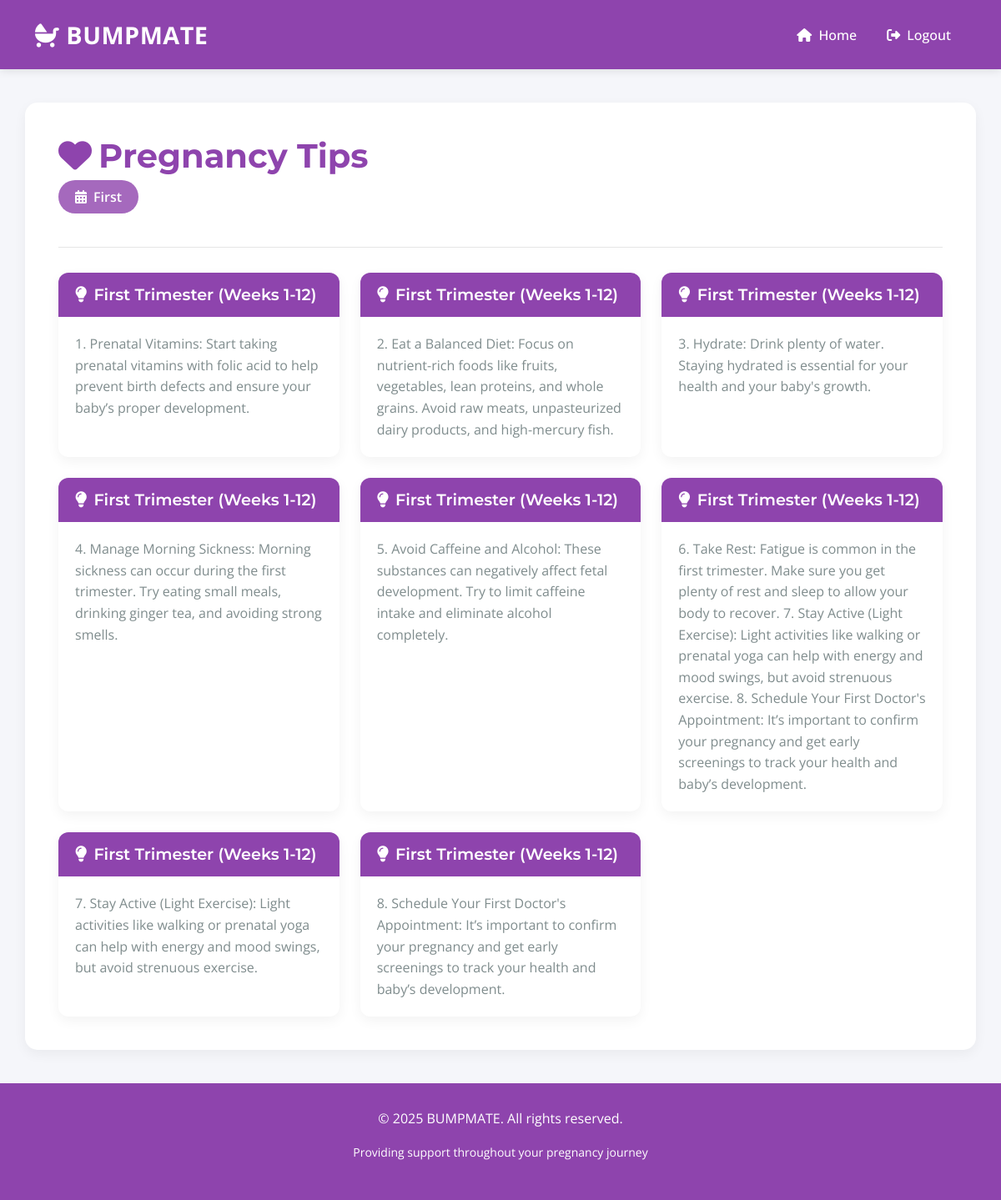
Page /pregnancytips (signed in) on the committed database.
### care/models.py (models this page shows, shortened)
class BaseModel(models.Model):
    created_date=models.DateTimeField(auto_now_add=True)
    updated_date=models.DateTimeField(auto_now=True)
    is_active=models.BooleanField(default=True)

class UserProfile(BaseModel):
    lmp=models.DateField(blank=True,null=True)
    expected_due_date = models.DateField(null=True, blank=True)
    current_trimester = models.CharField(max_length=20,choices=[('First', 'First Trimester'), ('Second', 'Second Trimester'), ('Third', 'Third Trimester')], default='First')
    phone=models.CharField(max_length=200,null=True)
    mother=models.OneToOneField(User,on_delete=models.CASCADE)

class PregnancyTip(models.Model):
       trimester = models.CharField(max_length=50)  # First, Second, Third
       tip_title = models.CharField(max_length=200)
       tip_description = models.TextField()

### care/views.py (the view)
# urls.py: path('pregnancytips',views.PregnancyTipsView.as_view(),name='pregnancytip'),
@method_decorator(decs,name="dispatch")
class PregnancyTipsView(View):
    template_name = 'pregnancy_tips.html'
    def get(self, request, *args, **kwargs):
        user_profile = UserProfile.objects.get(mother=request.user)
        current_trimester = user_profile.current_trimester
        if current_trimester:
            tips = PregnancyTip.objects.filter(trimester=current_trimester)
        else:
            tips = PregnancyTip.objects.all()  # Default to all tips if no trimester is available
        return render(request, self.template_name, {
            'tips': tips,
            'current_trimester': current_trimester,
        })

### care/templates/pregnancy_tips.html (shortened to what this page needs)
<!DOCTYPE html>
<html lang="en">
<head>
    <link href="https://cdn.jsdelivr.net/npm/bootstrap@5.1.3/dist/css/bootstrap.min.css" rel="stylesheet">
    <link rel="stylesheet" href="https://cdnjs.cloudflare.com/ajax/libs/font-awesome/6.1.1/css/all.min.css">
</head>
<body>
    <nav class="navbar navbar-expand-lg navbar-light">
        <div class="container">
            <a class="navbar-brand" href="#">
                <i class="fas fa-baby-carriage me-2"></i>BUMPMATE
            </a>
            <div class="collapse navbar-collapse" id="navbarNav">
                <ul class="navbar-nav ms-auto">
                    <li class="nav-item">
                        <a class="nav-link" href="{%url 'home'%}">
                            <i class="fas fa-home me-1"></i> Home
                        </a>
                    </li>
                    <li class="nav-item">
                        <a class="nav-link" href="{%url 'logout'%}">
                            <i class="fas fa-sign-out-alt me-1"></i> Logout
                        </a>
                    </li>
                </ul>
            </div>
        </div>
    </nav>
    <div class="container main-content">
        <div class="page-header">
            <h1><i class="fas fa-heart me-2"></i>Pregnancy Tips</h1>
            <div class="trimester-badge">
                <i class="fas fa-calendar-alt me-2"></i>{{ current_trimester }}
            </div>
        </div>
        {% if tips %}
            <div class="tips-container">
                {% for tip in tips %}
                    <div class="tip-card">
                        <div class="tip-card-header">
                            <h3><i class="fas fa-lightbulb me-2"></i>{{ tip.tip_title }}</h3>
                        </div>
                        <div class="tip-card-body">
                            <p>{{ tip.tip_description }}</p>
                        </div>
                    </div>
                {% endfor %}
            </div>
        {% else %}
            <div class="no-tips-container">
                <i class="fas fa-exclamation-circle no-tips-icon"></i>
                <p class="no-tips">No pregnancy tips available for this trimester.</p>
                <p class="mt-3">Check back soon or contact your healthcare provider for personalized advice.</p>
            </div>
        {% endif %}
    </div>
    <footer class="footer">
        <div class="container">
            <p>&copy; 2025 BUMPMATE. All rights reserved.</p>
            <p><small>Providing support throughout your pregnancy journey</small></p>
        </div>
    </footer>
</body>
</html>

### care/templates/pregnancy_tips.html (style rules this page uses)
:root { --primary: #8e44ad; --primary-light: #a569bd; --secondary: #f8f9fa; --text-dark: #2c3e50; --text-light: #7f8c8d; --accent: #e74c3c; --light-bg: #f5f6fa; --white: #ffffff; }
body { font-family: 'Open Sans', sans-serif; color: var(--text-dark); background-color: var(--light-bg); }
h1, h2, h3, h4, h5, h6 { font-family: 'Montserrat', sans-serif; }
.navbar { background-color: var(--primary) !important; box-shadow: 0 2px 10px rgba(0, 0, 0, 0.1); padding: 15px 0; }
.navbar-brand { color: var(--white) !important; font-weight: 700; font-size: 1.8rem; letter-spacing: 0.5px; }
.navbar-nav .nav-link { color: var(--white) !important; font-weight: 500; margin: 0 10px; position: relative; padding: 8px 5px; }
.container.main-content { background-color: var(--white); border-radius: 15px; box-shadow: 0 5px 15px rgba(0, 0, 0, 0.05); padding: 40px; margin-top: 40px; margin-bottom: 40px; }
.page-header { position: relative; margin-bottom: 30px; padding-bottom: 15px; border-bottom: 1px solid #e6e6e6; }
.page-header h1 { color: var(--primary); font-weight: 700; margin-bottom: 5px; }
.trimester-badge { display: inline-block; background-color: var(--primary-light); color: var(--white); padding: 8px 20px; border-radius: 50px; font-weight: 600; margin-bottom: 25px; }
.tips-container { display: grid; grid-template-columns: repeat(auto-fill, minmax(300px, 1fr)); gap: 25px; margin-top: 30px; }
.tip-card { background-color: var(--white); border-radius: 12px; overflow: hidden; box-shadow: 0 5px 15px rgba(0, 0, 0, 0.05); transition: transform 0.3s, box-shadow 0.3s; border: none; height: 100%; }
.tip-card-header { background-color: var(--primary); color: var(--white); padding: 15px 20px; position: relative; }
.tip-card-header h3 { margin: 0; font-size: 1.2rem; font-weight: 600; color: var(--white); }
.tip-card-body { padding: 20px; }
.tip-card-body p { font-size: 1rem; line-height: 1.6; color: var(--text-light); margin-bottom: 0; }
.footer { background-color: var(--primary); color: var(--white); padding: 30px 0; text-align: center; }

### rows in the picture
UserProfile: current_trimester "First"
PregnancyTip: tip_title "First Trimester (Weeks 1-12)", tip_description "1. Prenatal Vitamins: Start taking prenatal vitamins with folic acid to help prevent birth defects and ensure your baby’s proper development."
PregnancyTip: tip_title "First Trimester (Weeks 1-12)", tip_description "2. Eat a Balanced Diet: Focus on nutrient-rich foods like fruits, vegetables, lean proteins, and whole grains. Avoid raw meats, unpasteurized dairy products, and high-mercury fish."
PregnancyTip: tip_title "First Trimester (Weeks 1-12)", tip_description "3. Hydrate: Drink plenty of water. Staying hydrated is essential for your health and your baby's growth."
PregnancyTip: tip_title "First Trimester (Weeks 1-12)", tip_description "4. Manage Morning Sickness: Morning sickness can occur during the first trimester. Try eating small meals, drinking ginger tea, and avoiding strong smells."
PregnancyTip: tip_title "First Trimester (Weeks 1-12)", tip_description "5. Avoid Caffeine and Alcohol: These substances can negatively affect fetal development. Try to limit caffeine intake and eliminate alcohol completely."
PregnancyTip: tip_title "First Trimester (Weeks 1-12)", tip_description "6. Take Rest: Fatigue is common in the first trimester. Make sure you get plenty of rest and sleep to allow your body to recover. 7. Stay Active (Light Exercise): Light activities like walking or prenatal yoga can help with energy and mood swings, but avoid strenuous exercise. 8. Schedule Your First Doctor's Appointment: It’s important to confirm your pregnancy and get early screenings to track your health and baby’s development."
PregnancyTip: tip_title "First Trimester (Weeks 1-12)", tip_description "7. Stay Active (Light Exercise): Light activities like walking or prenatal yoga can help with energy and mood swings, but avoid strenuous exercise."
PregnancyTip: tip_title "First Trimester (Weeks 1-12)", tip_description "8. Schedule Your First Doctor's Appointment: It’s important to confirm your pregnancy and get early screenings to track your health and baby’s development."
